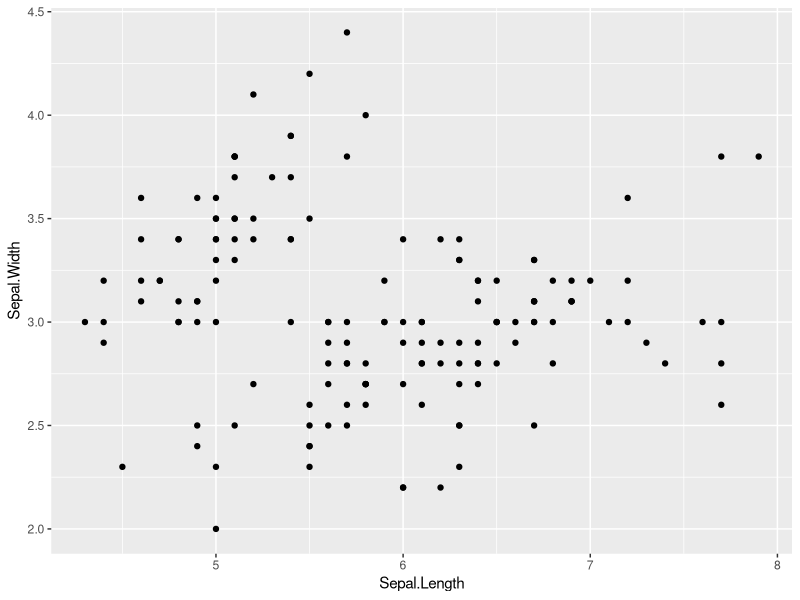
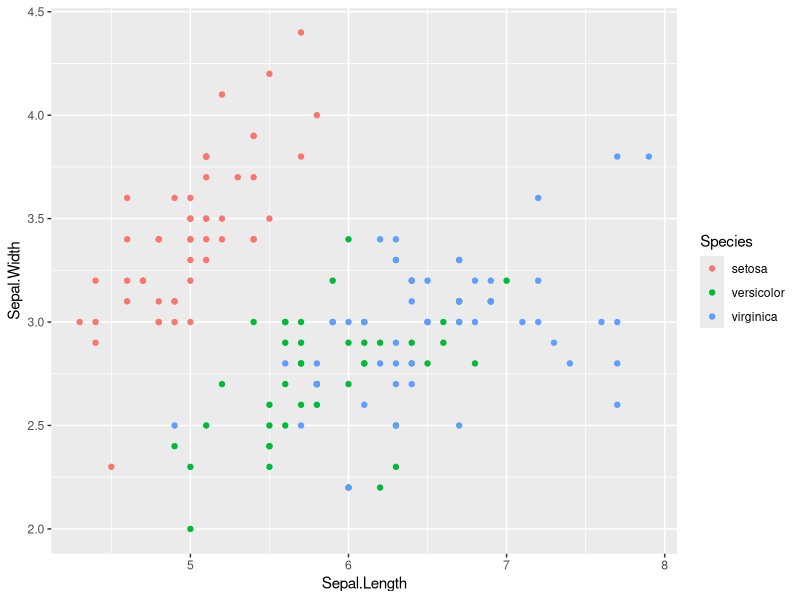
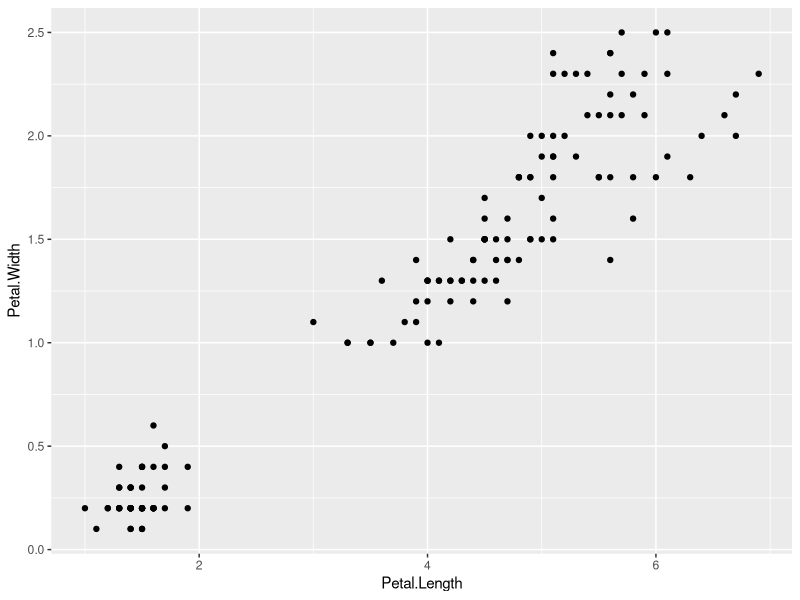
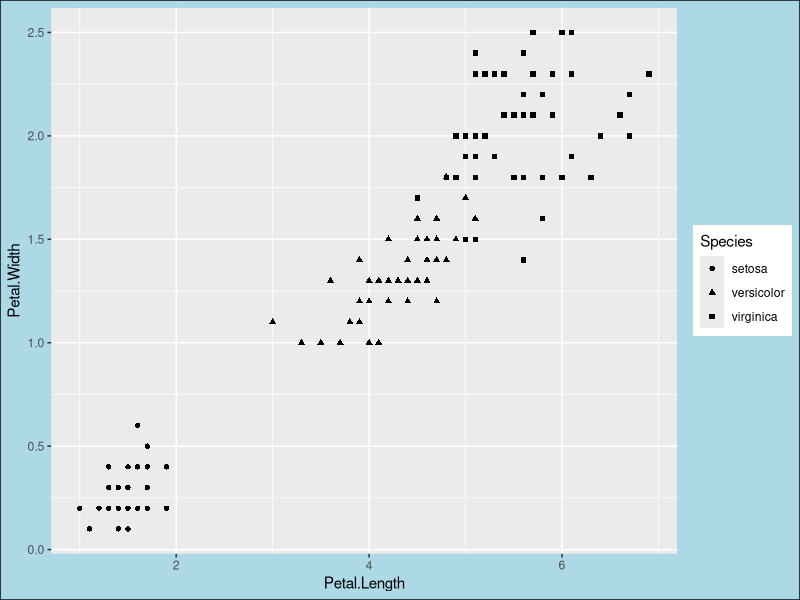
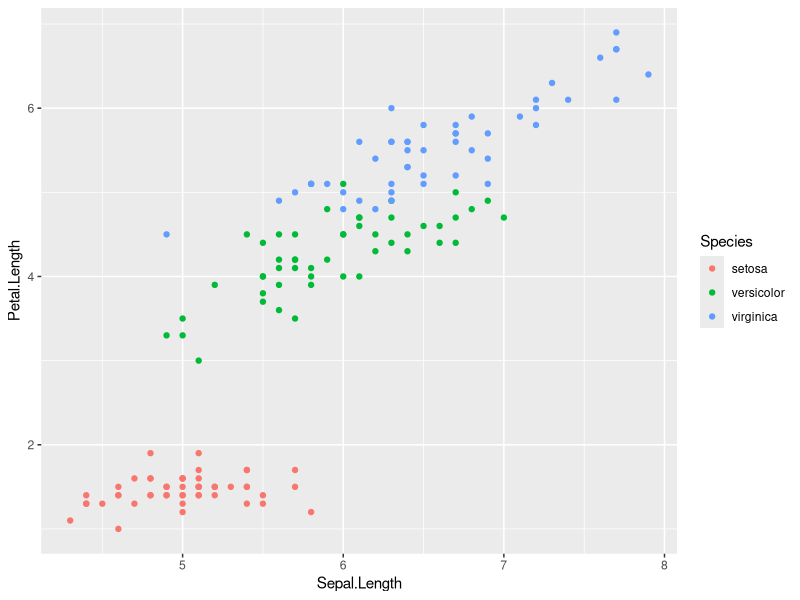
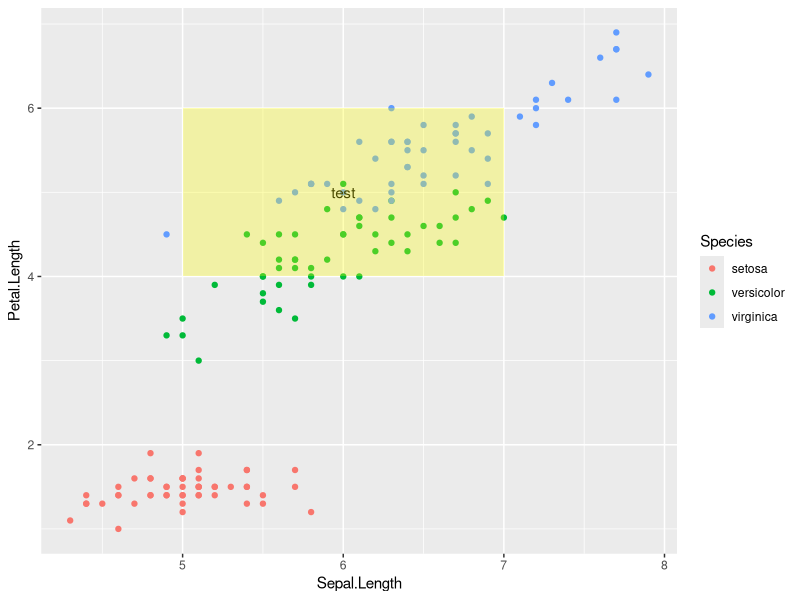
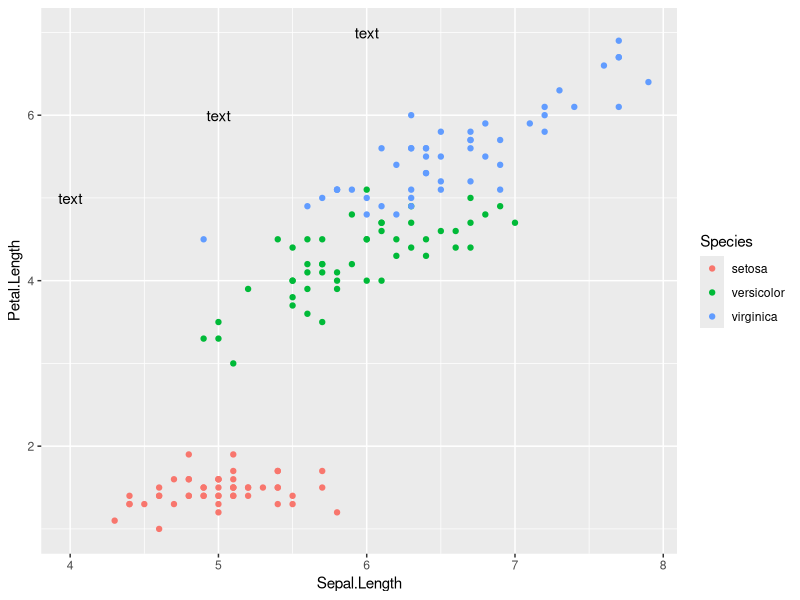
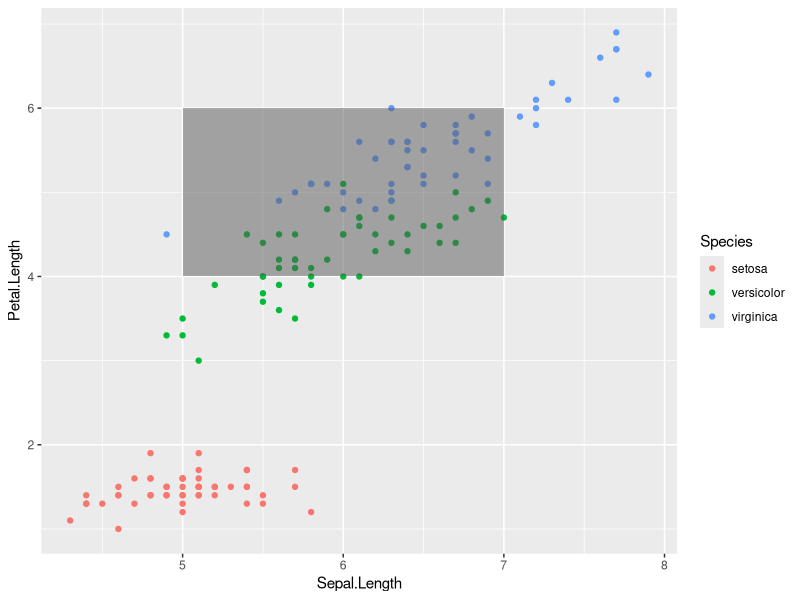

Recreate these plots in R, in order. (Note: this script raises an error after producing the figures.)
## ---- chunk 1
knitr::opts_chunk$set(echo = TRUE)
## ---- chunk 2
# Loading data
data(iris)
newdata <- iris
View(newdata)
## ---- chunk 3
# Loading package
library(ggplot2)

# Creating a satterplot for two variables 'Sepal.Length' and 'Sepal.Width'
# Write your anwser here
ggplot(data = newdata, mapping = aes(x = Sepal.Length, y = Sepal.Width)) + geom_point()
## ---- chunk 4
# Adding another variable 'Species' and indicate 'Species' using color 
# Write your anwser here
ggplot(data = newdata, mapping = aes(x = Sepal.Length, y = Sepal.Width, col = Species)) + geom_point()
## ---- chunk 5
# Creating a satterplot for two variables 'Petal.Length' and 'Petal.Width'
# Write your answer here
ggplot(data = newdata, mapping = aes(x = Petal.Length, y = Petal.Width)) + geom_point()
## ---- chunk 6
# Adding another variable 'Species' and indicate 'Species' using color 
# Write your answer here
ggplot(data = newdata, mapping = aes(x = Petal.Length, y = Petal.Width, shape = Species)) + geom_point() + theme(plot.background = element_rect(fill = "lightblue", colour = "black"))
## ---- chunk 7
# Load ggplot
library(ggplot2)

# Read in dataset
data(iris)
p <- ggplot(iris, aes(Sepal.Length, Petal.Length, colour=Species)) + geom_point()
p
## ---- chunk 8
# add text
p + annotate("text", x = 6, y = 5,label="test")+ annotate("rect",
             xmin = 5, xmax = 7,
             ymin = 4, ymax = 6,
             alpha = .3, fill = "yellow")
## ---- chunk 9
# add repeat
p + annotate("text", x = 4:6, y = 5:7, label = "text")
## ---- chunk 10
# highlight an area
p + annotate("rect", xmin = 5, xmax = 7, ymin = 4, ymax = 6, alpha = .5)
## ---- chunk 11
# segment
p + annotate("segment", x = 5, xend = 7, y = 4, yend = 5, colour = "black")
## ---- chunk 12
# Load ggplot
library(ggplot2)
# Read in dataset
data(iris)

p <- ggplot(iris, aes(Sepal.Length, Petal.Length, colour=Species)) + geom_point()
p
## ---- chunk 13
# Remove Legend
p + theme(legend.position="none")
## ---- chunk 14
# Hide the legend title
p + theme(legend.title=element_blank())
## ---- chunk 15
# Write your answer here
p + theme(legend.position="top")
## ---- chunk 16
# Change the legend title and text font styles
# legend title
p + theme(legend.title = element_text(colour = "blue", size = 10, face = "bold"))
## ---- chunk 17
# Write your answer here
p + theme(legend.text = element_text(colour = "red", size = 8, face = "italic"))
## ---- chunk 18
# Change Legend Title using guides() Function
p + guides(color=guide_legend(title="Iris species"))

## ---- chunk 19
# Default plot
p <- ggplot(iris, aes(Sepal.Length, Petal.Length, colour=Species)) + geom_point()
p
## ---- chunk 20
# Modify main titles
p + ggtitle("main title") +
  xlab("x axis") + ylab("y axis")
# Or
# Change plot titles using the function labs() 
p +labs(title="Change main title",
        x ="change x axis", y = "change y axis")
## ---- chunk 21
# Default plot
p <- ggplot(iris, aes(Sepal.Length, Petal.Length, colour=Species)) + geom_point()
# write your answer here
p <- p + ggtitle("Plot of Petal length and Sepal length") +
  xlab("Sepal.length (cm)") + ylab("Petal.length (cm)")
p + theme(plot.title = element_text(colour = "blue", family = "Playfair"), axis.text = element_text(color = "dodgerblue", face = "italic"))
## ---- chunk 22
# Basic Scatter Plot
ggplot(iris, aes(Sepal.Length, Petal.Length)) + geom_point()
## ---- chunk 23
# Change the shape of points
ggplot(iris, aes(Sepal.Length, Petal.Length)) + geom_point(shape=1)
## ---- chunk 24
ggplot(iris, aes(Sepal.Length, Petal.Length, color = Species)) + geom_point(shape=1)
## ---- chunk 25
# write your answer here
ggplot(iris, aes(Sepal.Length, Petal.Length, color = Species)) + geom_point(shape=1) + geom_smooth(method=lm)
## ---- chunk 26
# write your answer here
ggplot(iris, aes(Sepal.Length, Petal.Length, color = Species)) + geom_point(shape=1) + geom_smooth(method=lm,se=FALSE)
## ---- chunk 27
ggplot(mpg, aes(cyl, hwy)) + geom_point() + geom_jitter(aes(colour = class))
# Try the following code and see the difference.
# ggplot(mpg, aes(cyl, hwy, color = class)) + geom_point()
## ---- chunk 28
# install required packages by yourself ...
# install.packages("curl")
chic <- readr::read_csv("chicago-nmmaps-custom.csv")
## ---- chunk 29
library(ggplot2)
g <- ggplot(chic, aes(x = date, y = temp))
g + geom_point()
## ---- chunk 30
g + geom_line()
## ---- chunk 31
g + geom_line() + geom_point()
## ---- chunk 32
# write your answer here
g + geom_point(color = "firebrick", shape = "diamond", size = 2)
## ---- chunk 33
# write your answer here
g + geom_point(color = "firebrick", shape = "diamond", size = 2) +
    geom_line(color = "firebrick", linetype = "dotted", lwd = .3)

## ---- chunk 34
knitr::include_graphics("./formula_exercise.png")
## ---- chunk 35
# Statistics layer
library(ggplot2)
p <- ggplot(data = mtcars, 
       mapping = aes(x = hp, y = mpg)) +
  geom_point() + 
  stat_smooth(method = lm, formula = y~x, col = "red", cex = 1)

# write your answers here
model.lm<-lm(formula = mpg ~ hp, data = mtcars)
l <- list(a = as.numeric(format(coef(model.lm)[1], digits = 4)),
          b = as.numeric(format(coef(model.lm)[2], digits = 4)))
eq <- substitute(italic(y) == a + (b) %.% italic(x), l)
p + labs(title = as.expression(eq))
